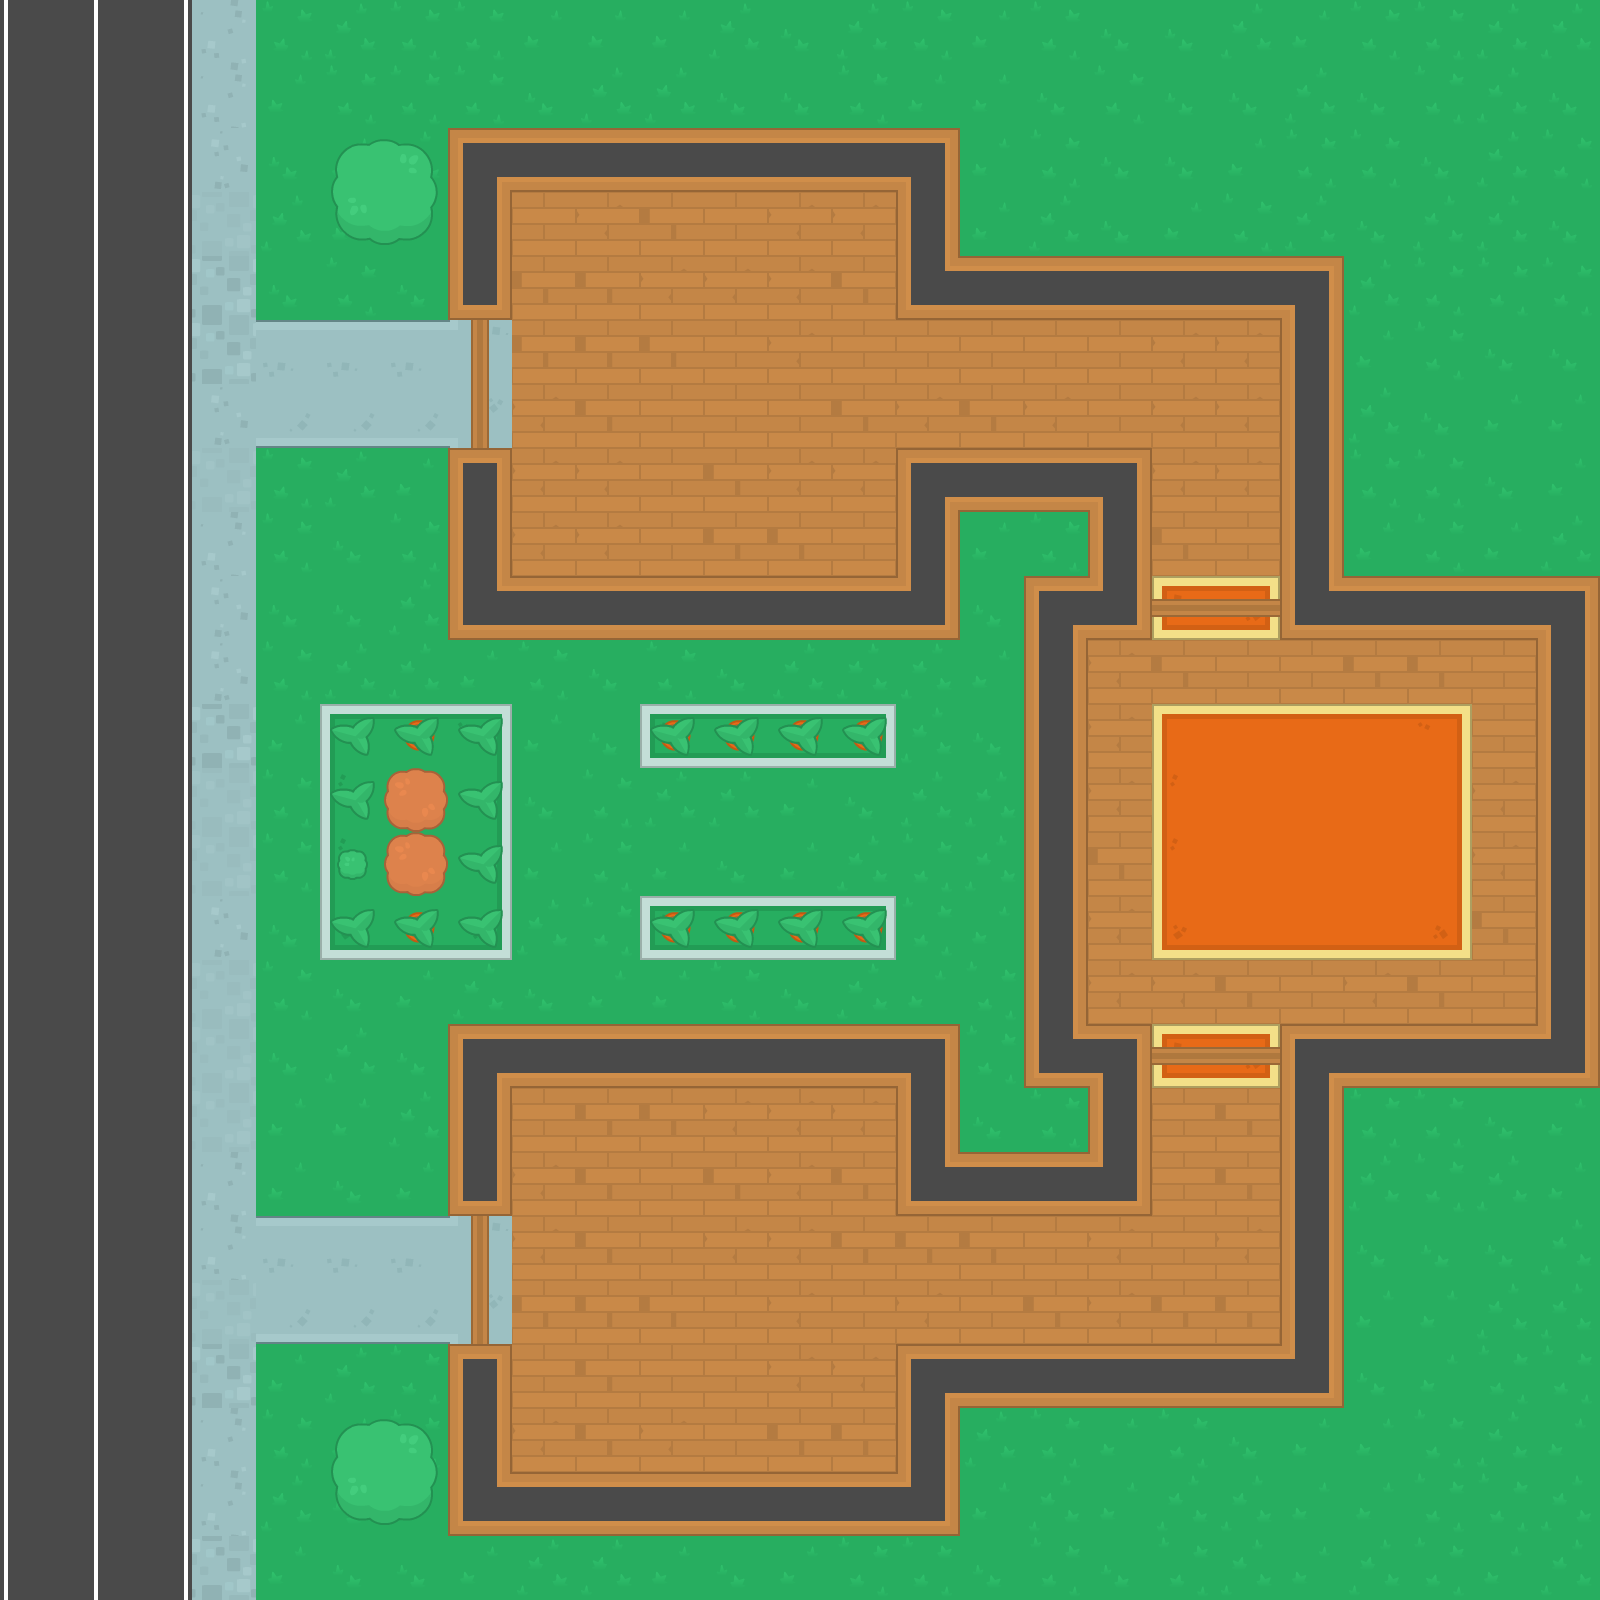

The image is a tile-based game level rendered from a .tmx file. Its description and complete source (layers, tilesets, objects, tile grids) follow:
An orthogonal 25x25 tile map with 64x64 px tiles, 3 tile layers (Ground, Walls, Decorations) and 30 objects (29x wall, player).

<map version="1.2" tiledversion="1.3.1" orientation="orthogonal" renderorder="right-down" compressionlevel="0" width="25" height="25" tilewidth="64" tileheight="64" infinite="0" nextlayerid="7" nextobjectid="31">
 <tileset firstgid="1" source="Urban Sprites.tsx" />
 <layer id="3" name="Ground" width="25" height="25">
  <data encoding="csv">
35,62,36,8,2,1,2,2,3,3,3,1,4,1,2,3,2,4,4,1,3,2,2,1,1,
35,62,36,8,3,2,2,2,4,1,1,4,4,2,3,3,4,2,4,4,1,4,2,1,4,
35,62,36,7,4,3,1,1,3,2,2,1,1,1,4,3,2,4,4,3,2,2,4,1,2,
35,62,36,10,1,3,3,4,42,46,44,42,46,46,4,3,1,4,3,2,1,4,1,1,4,
35,62,36,9,4,2,4,278,44,44,46,46,46,44,2,1,4,2,4,3,4,1,2,2,2,
35,62,36,9,356,356,356,353,44,44,44,42,46,42,42,42,42,42,46,46,2,3,2,4,4,
35,62,36,7,357,357,357,326,46,44,42,42,42,44,46,44,46,42,46,46,1,1,4,3,3,
35,62,36,10,2,1,3,305,46,46,42,44,46,46,2,3,3,2,46,46,3,2,2,4,3,
35,62,36,8,2,4,2,2,46,46,42,44,44,42,3,3,2,3,44,42,4,3,2,3,1,
35,62,36,7,4,4,1,3,4,4,4,1,4,1,2,4,44,42,343,345,42,42,44,46,3,
35,62,36,7,2,1,1,3,2,4,2,4,1,1,1,3,46,46,44,42,42,44,44,42,2,
35,62,36,9,3,3,2,4,3,4,4,2,4,3,1,4,44,46,370,371,371,371,372,42,1,
35,62,36,10,2,1,4,1,4,2,1,1,3,4,1,1,44,46,397,398,398,398,399,46,3,
35,62,36,10,2,2,1,2,3,2,3,4,3,1,2,1,46,44,397,398,398,398,399,46,1,
35,62,36,7,4,4,4,2,1,2,3,2,3,4,2,3,46,46,424,425,425,425,426,44,3,
35,62,36,10,2,4,3,1,4,3,3,2,4,1,3,2,44,46,46,44,42,46,44,42,2,
35,62,36,10,4,1,4,2,3,2,4,2,2,1,1,2,46,44,343,345,42,44,46,46,2,
35,62,36,10,3,3,1,2,42,44,44,46,46,46,1,4,2,2,42,44,1,2,2,4,3,
35,62,36,8,3,4,3,278,46,44,42,44,46,44,2,4,1,1,42,44,1,1,2,1,3,
35,62,36,8,356,356,356,353,46,44,42,46,46,44,44,44,42,46,42,46,2,4,4,4,1,
35,62,36,10,357,357,357,326,44,44,44,42,46,42,46,42,44,46,44,44,2,3,3,1,1,
35,62,36,9,3,1,2,305,42,44,42,42,46,46,2,2,1,4,4,3,3,4,3,2,2,
35,62,36,8,2,3,2,4,46,44,46,42,44,44,1,1,2,3,2,4,3,3,2,1,3,
35,62,36,8,1,4,3,1,3,3,2,4,1,4,1,3,1,3,1,1,3,3,2,2,1,
35,62,36,9,3,4,4,3,1,1,3,4,3,2,2,4,2,4,2,1,3,1,2,3,1
</data>
 </layer>
 <layer id="4" name="Walls" width="25" height="25">
  <data encoding="csv">
0,0,0,0,0,0,0,0,0,0,0,0,0,0,0,0,0,0,0,0,0,0,0,0,0,
0,0,0,0,0,0,0,0,0,0,0,0,0,0,0,0,0,0,0,0,0,0,0,0,0,
0,0,0,0,0,0,0,118,120,120,120,120,120,120,119,0,0,0,0,0,0,0,0,0,0,
0,0,0,0,0,0,0,147,0,0,0,0,0,0,147,0,0,0,0,0,0,0,0,0,0,
0,0,0,0,0,0,0,124,0,0,0,0,0,0,145,120,120,120,120,120,119,0,0,0,0,
0,0,0,0,0,0,0,445,0,0,0,0,0,0,0,0,0,0,0,0,147,0,0,0,0,
0,0,0,0,0,0,0,445,0,0,0,0,0,0,0,0,0,0,0,0,147,0,0,0,0,
0,0,0,0,0,0,0,150,0,0,0,0,0,0,118,120,120,119,0,0,147,0,0,0,0,
0,0,0,0,0,0,0,147,0,0,0,0,0,0,147,0,0,147,0,0,147,0,0,0,0,
0,0,0,0,0,0,0,145,120,120,120,120,120,120,146,0,118,146,472,472,145,120,120,120,119,
0,0,0,0,0,0,0,0,0,0,0,0,0,0,0,0,147,0,0,0,0,0,0,0,147,
0,0,0,0,0,373,374,375,0,0,346,347,347,348,0,0,147,0,0,0,0,0,0,0,147,
0,0,0,0,0,400,401,402,0,0,0,0,0,0,0,0,147,0,0,0,0,0,0,0,147,
0,0,0,0,0,400,401,402,0,0,0,0,0,0,0,0,147,0,0,0,0,0,0,0,147,
0,0,0,0,0,427,428,429,0,0,346,347,347,348,0,0,147,0,0,0,0,0,0,0,147,
0,0,0,0,0,0,0,0,0,0,0,0,0,0,0,0,147,0,0,0,0,0,0,0,147,
0,0,0,0,0,0,0,118,120,120,120,120,120,120,119,0,145,119,472,472,118,120,120,120,146,
0,0,0,0,0,0,0,147,0,0,0,0,0,0,147,0,0,147,0,0,147,0,0,0,0,
0,0,0,0,0,0,0,124,0,0,0,0,0,0,145,120,120,146,0,0,147,0,0,0,0,
0,0,0,0,0,0,0,445,0,0,0,0,0,0,0,0,0,0,0,0,147,0,0,0,0,
0,0,0,0,0,0,0,445,0,0,0,0,0,0,0,0,0,0,0,0,147,0,0,0,0,
0,0,0,0,0,0,0,150,0,0,0,0,0,0,118,120,120,120,120,120,146,0,0,0,0,
0,0,0,0,0,0,0,147,0,0,0,0,0,0,147,0,0,0,0,0,0,0,0,0,0,
0,0,0,0,0,0,0,145,120,120,120,120,120,120,146,0,0,0,0,0,0,0,0,0,0,
0,0,0,0,0,0,0,0,0,0,0,0,0,0,0,0,0,0,0,0,0,0,0,0,0
</data>
 </layer>
 <layer id="5" name="Decorations" width="25" height="25">
  <data encoding="csv">
0,0,0,0,0,0,0,0,0,0,0,0,0,0,0,0,0,0,0,0,0,0,0,0,0,
0,0,0,0,0,0,0,0,0,0,0,0,0,0,0,0,0,0,0,0,0,0,0,0,0,
0,0,0,0,0,181,182,0,0,0,0,0,0,0,0,0,0,0,0,0,0,0,0,0,0,
0,0,0,0,0,208,209,0,0,0,0,0,0,0,0,0,0,0,0,0,0,0,0,0,0,
0,0,0,0,0,0,0,0,0,0,0,0,0,0,0,0,0,0,0,0,0,0,0,0,0,
0,0,0,0,0,0,0,0,0,0,0,0,0,0,0,0,0,0,0,0,0,0,0,0,0,
0,0,0,0,0,0,0,0,0,0,0,0,0,0,0,0,0,0,0,0,0,0,0,0,0,
0,0,0,0,0,0,0,0,0,0,0,0,0,0,0,0,0,0,0,0,0,0,0,0,0,
0,0,0,0,0,0,0,0,0,0,0,0,0,0,0,0,0,0,0,0,0,0,0,0,0,
0,0,0,0,0,0,0,0,0,0,0,0,0,0,0,0,0,0,0,0,0,0,0,0,0,
0,0,0,0,0,0,0,0,0,0,0,0,0,0,0,0,0,0,0,0,0,0,0,0,0,
0,0,0,0,0,210,134,210,0,0,134,134,134,134,0,0,0,0,370,371,371,0,0,0,0,
0,0,0,0,0,210,186,210,0,0,0,0,0,0,0,0,0,0,397,398,398,0,0,0,0,
0,0,0,0,0,235,186,210,0,0,0,0,0,0,0,0,0,0,397,398,398,0,0,0,0,
0,0,0,0,0,210,134,210,0,0,134,134,134,134,0,0,0,0,424,425,425,0,0,0,0,
0,0,0,0,0,0,0,0,0,0,0,0,0,0,0,0,0,0,0,0,0,0,0,0,0,
0,0,0,0,0,0,0,0,0,0,0,0,0,0,0,0,0,0,0,0,0,0,0,0,0,
0,0,0,0,0,0,0,0,0,0,0,0,0,0,0,0,0,0,0,0,0,0,0,0,0,
0,0,0,0,0,0,0,0,0,0,0,0,0,0,0,0,0,0,0,0,0,0,0,0,0,
0,0,0,0,0,0,0,0,0,0,0,0,0,0,0,0,0,0,0,0,0,0,0,0,0,
0,0,0,0,0,0,0,0,0,0,0,0,0,0,0,0,0,0,0,0,0,0,0,0,0,
0,0,0,0,0,0,0,0,0,0,0,0,0,0,0,0,0,0,0,0,0,0,0,0,0,
0,0,0,0,0,181,182,0,0,0,0,0,0,0,0,0,0,0,0,0,0,0,0,0,0,
0,0,0,0,0,208,209,0,0,0,0,0,0,0,0,0,0,0,0,0,0,0,0,0,0,
0,0,0,0,0,0,0,0,0,0,0,0,0,0,0,0,0,0,0,0,0,0,0,0,0
</data>
 </layer>
 <objectgroup id="6" name="Obstacles">
  <object id="1" name="wall" x="449.252" y="128" width="62.7475" height="192" />
  <object id="2" name="player" x="272" y="336" width="32" height="32" />
  <object id="3" name="wall" x="448" y="448" width="62.7475" height="192" />
  <object id="4" name="wall" x="512" y="576" width="448" height="64" />
  <object id="5" name="wall" x="512" y="128" width="448" height="64" />
  <object id="6" name="wall" x="896" y="192" width="62.7475" height="128" />
  <object id="7" name="wall" x="896" y="448" width="62.7475" height="128" />
  <object id="8" name="wall" x="960" y="256" width="384" height="64" />
  <object id="9" name="wall" x="960" y="448" width="192" height="64" />
  <object id="10" name="wall" x="1088" y="512" width="62.7475" height="128" />
  <object id="11" name="wall" x="1024" y="576" width="62.7475" height="512" />
  <object id="12" name="wall" x="1280" y="320" width="62.7475" height="320" />
  <object id="13" name="wall" x="1344" y="576" width="256" height="64" />
  <object id="14" name="wall" x="1536" y="640" width="62.7475" height="448" />
  <object id="15" name="wall" x="1280" y="1024" width="254.748" height="64" />
  <object id="16" name="wall" x="1088" y="1024" width="62.7475" height="192" />
  <object id="17" name="wall" x="1280" y="1088" width="62.7475" height="320" />
  <object id="18" name="wall" x="896" y="1344" width="382.748" height="64" />
  <object id="19" name="wall" x="896" y="1024" width="62.7475" height="192" />
  <object id="20" name="wall" x="960" y="1152" width="128" height="64" />
  <object id="21" name="wall" x="448" y="1024" width="446.748" height="64" />
  <object id="22" name="wall" x="448" y="1088" width="62.7475" height="128" />
  <object id="23" name="wall" x="448" y="1344" width="62.7475" height="192" />
  <object id="24" name="wall" x="896" y="1408" width="64" height="128" />
  <object id="25" name="wall" x="512" y="1472" width="382.748" height="64" />
  <object id="26" name="wall" x="320" y="704" width="192" height="256" />
  <object id="27" name="wall" x="640" y="704" width="256" height="64" />
  <object id="28" name="wall" x="640" y="896" width="256" height="64" />
  <object id="29" name="wall" x="352" y="160" width="62.7475" height="64" />
  <object id="30" name="wall" x="352" y="1440" width="62.7475" height="64" />
 </objectgroup>
</map>
